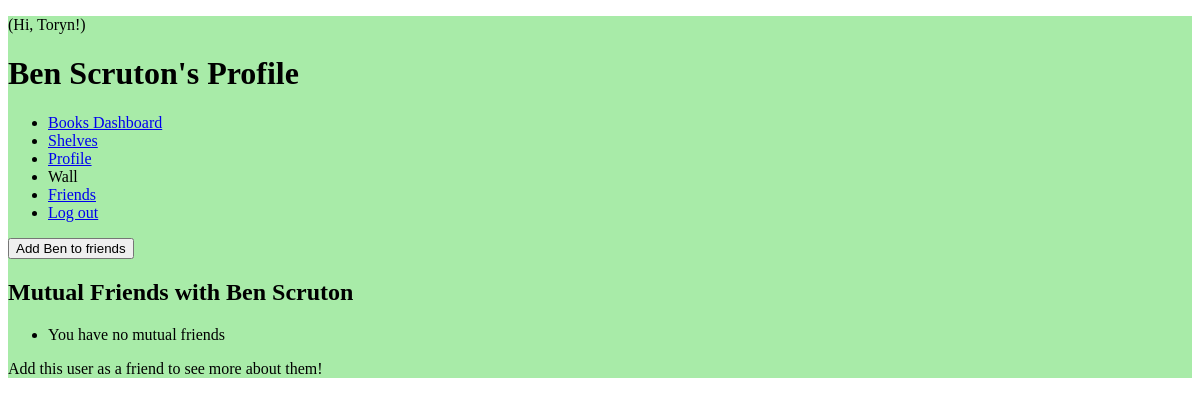
The page /users/1 (signed in) on the database as committed earlier.
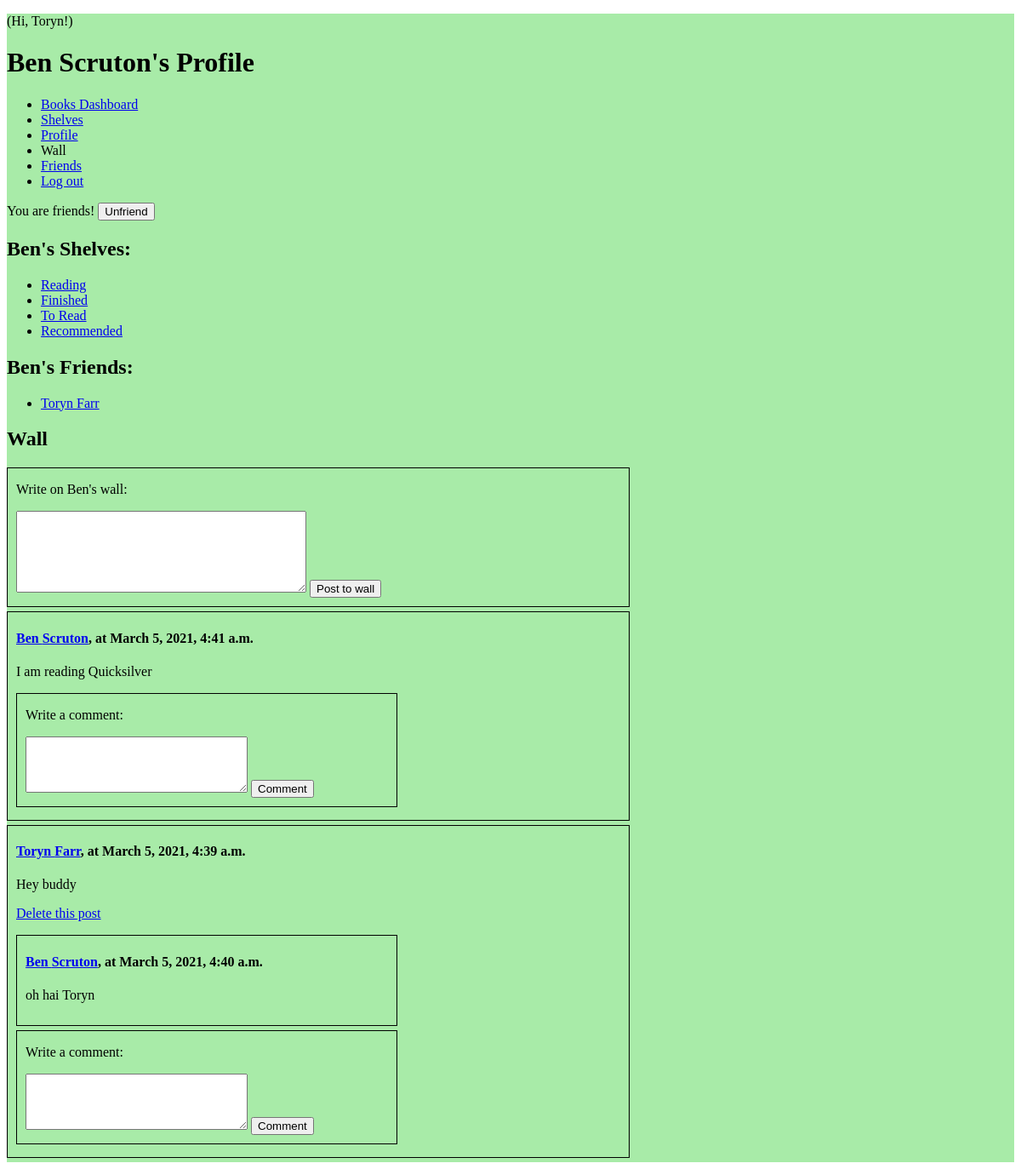
The same page on the database as committed later.
### login_app/models.py (models this page shows)
class User(models.Model):
    first_name = models.CharField(max_length = 255)
    last_name = models.CharField(max_length = 255)
    email = models.CharField(max_length = 255)
    username = models.CharField(max_length = 255)
    hashed_pw = models.CharField(max_length = 255)
    added_friends = models.ManyToManyField("User", related_name = "added_by")
    friends = models.ManyToManyField("User")
    created_at = models.DateTimeField(auto_now_add = True)
    updated_at = models.DateTimeField(auto_now = True)
    objects = UserManager()

### books_app/models.py (models this page shows)
class Shelf(models.Model):
    name = models.CharField(max_length = 255)
    books = models.ManyToManyField(Book, related_name = "shelves")
    owner = models.ForeignKey(User, related_name = "shelves", on_delete = models.CASCADE)
    fixed = models.BooleanField(default=False)
    created_at = models.DateTimeField(auto_now_add=True)
    updated_at = models.DateTimeField(auto_now = True)
    objects = ShelfManager()

class Parent(models.Model):
    contents = models.TextField()
    created_at = models.DateTimeField(auto_now_add=True)
    updated_at = models.DateTimeField(auto_now = True)

class WallPost(Parent):
    poster = models.ForeignKey(User, related_name = "posts", on_delete = models.CASCADE)
    wall = models.ForeignKey(User, related_name = "posts_on_wall", on_delete = models.CASCADE)

class Parent(models.Model):
    contents = models.TextField()
    created_at = models.DateTimeField(auto_now_add=True)
    updated_at = models.DateTimeField(auto_now = True)

class Comment(models.Model):
    contents = models.TextField()
    commenter = models.ForeignKey(User, related_name = "comments", on_delete = models.CASCADE)
    parent = models.ForeignKey(Parent, related_name = "comments", on_delete = models.CASCADE)
    created_at = models.DateTimeField(auto_now_add=True)
    updated_at = models.DateTimeField(auto_now = True)

### books_app/views.py (the view)
# urls.py: path("users/<int:user_id>", views.view_user),
def view_user(request, user_id):
    this_user = User.objects.get(id=user_id)
    logged_in_user = User.objects.get(id=request.session["user_id"])
    context = {
        "user": this_user,
        "wallposts": WallPost.objects.filter(wall = this_user).order_by("-created_at"),
        "new_requests": check_friend_requests(request.session),
    }
    if user_id == request.session["user_id"]:
        return render(request, "my_profile.html", context)
    context["logged_in_user"] = logged_in_user
    context["mutual_friends"] = User.objects.filter(friends__in=[this_user]).filter(friends__in=[logged_in_user])
    return render(request, "user_page.html", context)

### books_app/views.py (called while the page is built)
def check_friend_requests(data):
    this_user = User.objects.get(id=data["user_id"])
    new_requests = []
    if (this_user.added_by.count() > this_user.friends.count()):
        for add in this_user.added_by.all():
            if add not in this_user.friends.all():
                new_requests.append(add)
    return new_requests

### books_app/templates/user_page.html (shortened to what this page needs)
<!DOCTYPE html>
<html lang="en">
<head>
</head>
<body>
<div id="wrapper">
    <header>
        <p>(Hi, {{request.session.first_name}}!)</p>
        <h1>{{user.first_name}} {{user.last_name}}'s Profile</h1>
        <ul id="navbar">
            <li><a href="{% url 'dashboard' %}">Books Dashboard</a></li>
            <li><a href="{% url 'user_shelves' %}">Shelves</a></li>
            <li><a href="/users/{{request.session.user_id}}">Profile</a></li>
            <li>Wall</li>
            <li><a href="/users/{{request.session.user_id}}/friends">Friends</a></li>
            <li><a href="/login/users/logout">Log out</a></li>
        </ul>
        {% if user in logged_in_user.friends.all %}
            <p class="inline">You are friends!</p>
            <form action="/users/{{user.id}}/remove_friend">
                <button>Unfriend</button>
            </form>
        {% else %}
            {% if user in logged_in_user.added_friends.all %}
                <p>Added!  Awaiting response</p>
            {% else %}
                <form action="/users/{{user.id}}/add_friend">
                    <button>
                        Add {{user.first_name}} to friends
                    </button>
                </form>
            {% endif %}
        {% endif %}
    </header>
    {% if user in logged_in_user.friends.all %}
        <aside id="shelves">
            <h2>{{user.first_name}}'s Shelves:</h2>
            <ul id="shelflist">
            {% for shelf in user.shelves.all %}
                <li><a href="/shelves/{{shelf.id}}">{{shelf.name}}</a></li>
            {% endfor %}
        </aside>
    {% endif %}
    <aside>
    {% if user in logged_in_user.friends.all %}
        <h2>{{user.first_name}}'s Friends:</h2>
        <ul id="friendlist">
            {% if user.friends.count == 0 %}
            <li>You don't have any friends :(</li>
            {% else %}
                {% for friend in user.friends.all %}
                <li><a href="/users/{{friend.id}}">{{friend.first_name}} {{friend.last_name}}</a></li>
                {% endfor %}
            {% endif %}
        </ul>
    {% else %}
        <h2>Mutual Friends with {{user.first_name}} {{user.last_name}}</h2>
        <ul id="friendlist">
            {% if mutual_friends.count == 0 %}
                <li>You have no mutual friends</li>
            {% else %}
                {% for friend in mutual_friends %}
                    <li><a href="/users/{{friend.id}}">{{friend.first_name}} {{friend.last_name}}</a></li>
                {% endfor %}
            {% endif %}
        </ul>
    {% endif %}
    </aside>
    <main>
    {% if user in logged_in_user.friends.all %}
        <h2>Wall</h2>
        <div class="border">
            <form method="POST" action="/users/{{user.id}}/add_wallpost">
                <p><label for="add_post">Write on {% if user.id == request.session.user_id %}your{% else %}{{user.first_name}}'s{% endif%} wall:</label></p>
                <textarea class="wallpost" rows=6 cols=40 name="add_post" id="add_post"></textarea>
                <input type="submit" value="Post to wall">
            </form>
        </div>
        {% for post in wallposts %}
        <div class="border">
            <h4><a href="/users/{{post.poster.id}}">{{post.poster.first_name}} {{post.poster.last_name}}</a>, at {{post.created_at}}</h4>
            <p class="wallpost">{{post.contents}}</p>
            {% if post.poster.id == request.session.user_id %}
                <p><a href="/posts/{{post.id}}/delete">Delete this post</a></p>
            {% endif %}
            {% for comment in post.comments.all %}
            <div class="border">
                <h4><a href="/users/{{comment.commenter.id}}">{{comment.commenter.first_name}} {{comment.commenter.last_name}}</a>, at {{comment.created_at}}</h4>
                <p class="comment">{{comment.contents}}</p>
            </div>
            {% endfor %}
            <div class="border">
                <form method="POST" action="/posts/{{post.id}}/add_comment">
                    <p><label for="comment">Write a comment:</label></p>
                    <textarea class="comment" rows=4 cols=30 name="comment" id="comment"></textarea>
                    <input type="submit" value="Comment">
                </form>
            </div>
        </div>
        {% endfor %}
    {% else %}
        <p> Add this user as a friend to see more about them!</p>
    {% endif %}
    </main>
</div>
</body>
</html>

### books_app/templates/user_page.html (style rules this page uses)
#wrapper { background-color: #a8eba8 }
.border { border: 1px solid black; display: inline-block; width: 60%; padding: 0 10px 10px; margin-bottom: 5px; }
.inline { display: inline; }
form { display: inline; }

Rows that differ between the two databases and show on the page:
changed User "Ben": first_name (not shown) → "Ben"; last_name "Scruton" → (not shown)
now on this page (row unchanged): Shelf: name "Reading"
now on this page (row unchanged): Shelf: name "Finished"
now on this page (row unchanged): Shelf: name "To Read"
now on this page (row unchanged): Shelf: name "Recommended"
now on this page (row edited): User: first_name "Toryn", last_name "Farr"
added WallPost: poster.first_name "Ben", poster.last_name "Scruton", created_at "March 5, 2021, 4:41 a.m.", contents "I am reading Quicksilver"
added WallPost: poster.first_name "Toryn", poster.last_name "Farr", created_at "March 5, 2021, 4:39 a.m.", contents "Hey buddy"
added Comment: commenter.first_name "Ben", commenter.last_name "Scruton", created_at "March 5, 2021, 4:40 a.m.", contents "oh hai Toryn"
Other text that changed with them:
form field value: (not shown) → "Post to wall"
text no longer shown: "Add to friends Mutual Friends with You have no mutual friends Add this user as a friend to see more about them!"
text now shown: "You are friends! Unfriend 's Shelves: 's Friends: Wall Write on 's wall:"
